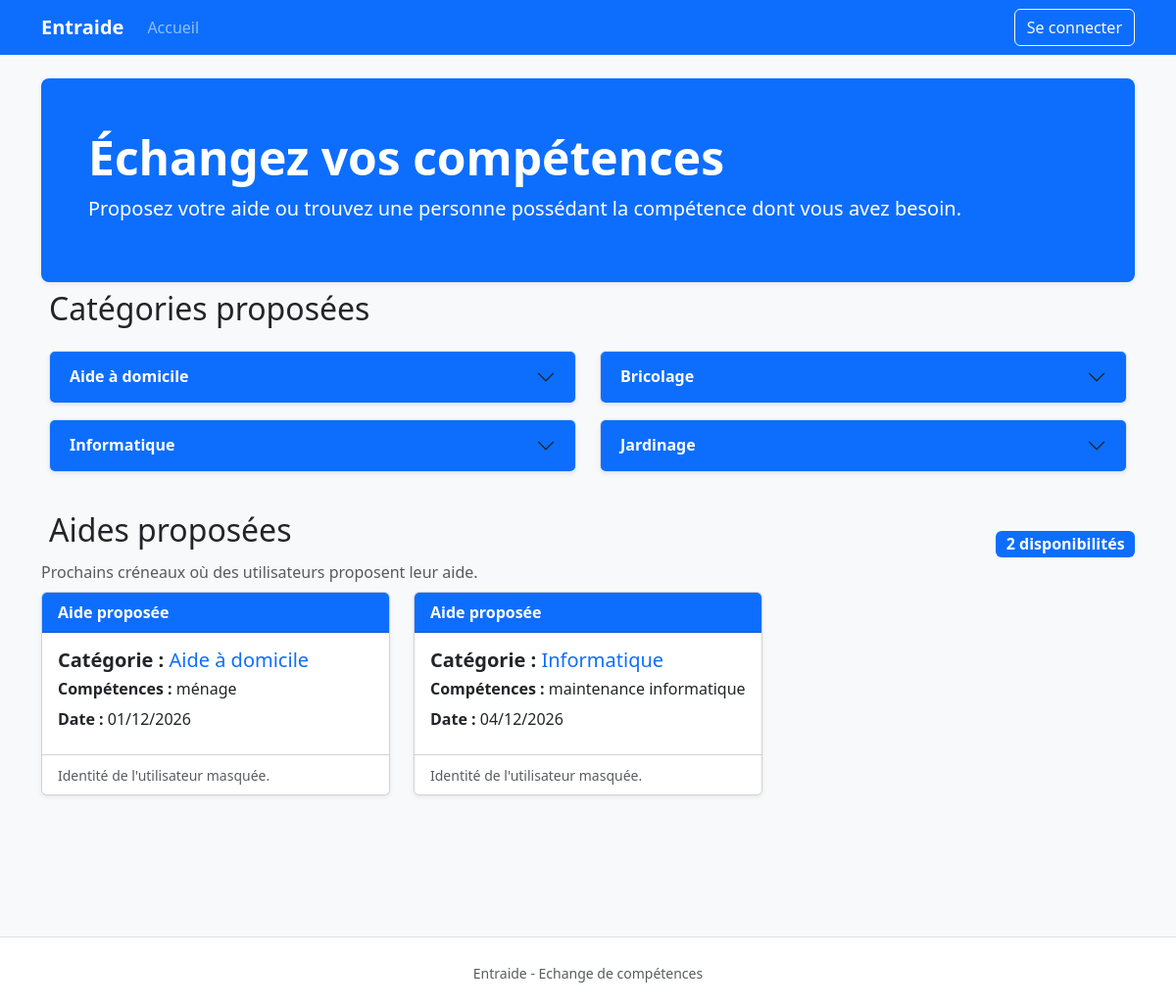
The page / on the database its author committed.
### exchange/models.py (models this page shows, shortened)
class Category(models.Model):
    name = models.CharField(
        max_length=100,
        unique=True,
        verbose_name="nom",
    )
    class Meta:
        verbose_name = "catégorie"
        verbose_name_plural = "catégories"
        ordering = ["name"]

class Availability(models.Model):
    user = models.ForeignKey(
        settings.AUTH_USER_MODEL,
        on_delete=models.CASCADE,
        related_name="availabilities",
        verbose_name="utilisateur",
    )
    skill = models.ForeignKey(
        Skill,
        on_delete=models.CASCADE,
        related_name="availabilities",
        verbose_name="compétence proposée",
    )
    date = models.DateField(
        verbose_name="journée disponible",
    )
    is_booked = models.BooleanField(
        default=False,
        verbose_name="créneau réservé",
    )
    created_at = models.DateTimeField(
        auto_now_add=True,
        verbose_name="date de création",
    )
    class Meta:
        verbose_name = "disponibilité"
        verbose_name_plural = "disponibilités"
        ordering = ["date", "skill__name"]
        constraints = [
            models.UniqueConstraint(
                fields=["user", "skill", "date"],
                name="unique_user_skill_availability",
            )
        ]

class Skill(models.Model):
    name = models.CharField(
        max_length=150,
        unique=True,
        verbose_name="nom",
    )
    category = models.ForeignKey(
        Category,
        on_delete=models.PROTECT,
        related_name="skills",
        verbose_name="catégorie",
    )
    description = models.TextField(
        blank=True,
        verbose_name="description",
    )
    class Meta:
        verbose_name = "compétence"
        verbose_name_plural = "compétences"
        ordering = ["category__name", "name"]

### exchange/views.py (the view)
# urls.py: path("",views.index,name="index",),
def index(request):
	today = timezone.localdate()
	categories = (
		Category.objects
		.prefetch_related("skills")
		.all()
		.order_by("name")
	)
	availabilities = (
		Availability.objects
		.filter(
			date__gte=today,
			is_booked=False,
		)
		.select_related(
			"user",
			"skill",
			"skill__category",
		)
		.order_by(
			"date",
			"skill__name",
		)
	)
	paginator = Paginator(
		availabilities,
		3,
	)
	page_number = request.GET.get("page")
	page_obj = paginator.get_page(
		page_number
	)
	context = {
		"categories": categories,
		"page_obj": page_obj,
	}
	return render(
		request,
		"exchange/index.html",
		context,
	)

### exchange/templates/exchange/index.html (shortened to what this page needs)
{% extends "exchange/base.html" %}
{% block content %}
<section class="p-5 bg-primary text-white rounded-3 shadow-sm">
    <div class="py-1">
        <h1 class="display-5 fw-bold">
            Échangez vos compétences
        </h1>
        <p class="fs-5 mb-2">
            Proposez votre aide ou trouvez une personne
            possédant la compétence dont vous avez besoin.
        </p>
    </div>
</section>
<section class="mb-2 p-2">
    <h2 class="mb-4">
        Catégories proposées
    </h2>
    <div class="row">
        {% for category in categories %}
            <div class="col-12 col-md-6 mb-3">
                <div class="accordion">
                    <div class="accordion-item shadow-sm">
                        <h3 class="accordion-header" id="heading{{ category.id }}">
                            <button class="accordion-button collapsed bg-primary text-white"
                                type="button"
                                data-bs-toggle="collapse"
                                data-bs-target="#category{{ category.id }}"
                                aria-expanded="false"
                                aria-controls="category{{ category.id }}"
                            >
                                <strong>
                                    {{ category.name }}
                                </strong>
                            </button>
                        </h3>
                    </div>
                </div>
            </div>
        {% empty %}
            <div class="col-12">
                <div class="alert alert-info">
                    Aucune compétence n'est disponible.
                </div>
            </div>
        {% endfor %}
    </div>
</section>
<section class="mb-5">
    <div class="d-flex flex-column flex-md-row
               justify-content-between
               align-items-md-center
               gap-2 mb-2">
        <div>
            <h1 class="h2 mb-1 p-2">
                Aides proposées
            </h1>
            <p class="text-muted mb-0">
                Prochains créneaux où des utilisateurs proposent leur aide.
            </p>
        </div>
        {% if page_obj.paginator.count > 0 %}
            <span class="badge bg-primary fs-6">
                {{ page_obj.paginator.count }}
                disponibilité{{ page_obj.paginator.count|pluralize }}
            </span>
        {% endif %}
    </div>
    <div class="row">
        {% for availability in page_obj %}
            <div class="col-md-6 col-lg-4 mb-4">
                <article class="card h-100 shadow-sm">
                    <div class="card-header bg-primary text-white">
                        <strong>
                            Aide proposée
                        </strong>
                    </div>
                    <div class="card-body">
                        <h5 class="mb-2">
                            <strong>
                                Catégorie :
                            </strong>
                             <span class="text-primary">
                            {{ availability.skill.category.name }}
                             </span>
                        </h5>
                        <p class="h6 ">
                             <strong>
                                Compétences :
                            </strong>
                            {{ availability.skill.name }}
                        </p>
                        <p class="mb-2">
                            <strong>
                                Date :
                            </strong>
                            {{ availability.date|date:"d/m/Y" }}
                        </p>
                    </div>
                    <div class="card-footer bg-white text-muted">
                        {% if user.is_authenticated %}
                            <small>
                                Coordonnées visibles car vous êtes connecté.
                            </small>
                        {% else %}
                            <small>
                                Identité de l'utilisateur masquée.
                            </small>
                        {% endif %}
                    </div>
                </article>
            </div>
        {% endfor %}
    </div>
</section>
{% endblock %}

### rows shown on the page
Category: name "Aide à domicile"
Category: name "Bricolage"
Category: name "Informatique"
Category: name "Jardinage"
Availability: skill.category.name "Aide à domicile", skill.name "ménage", date "01/12/2026"
Availability: skill.category.name "Informatique", skill.name "maintenance informatique", date "04/12/2026"

### other values the page prints
{{ page_obj.paginator.count }} "2"
